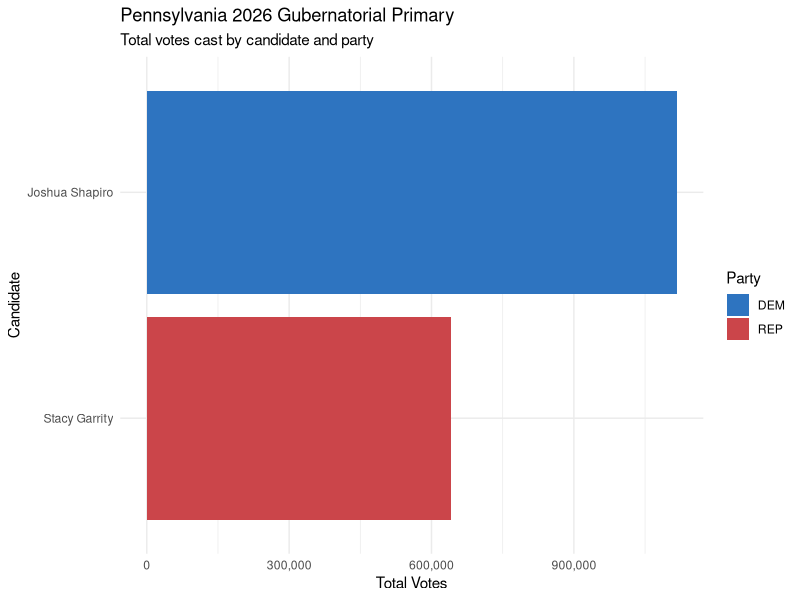
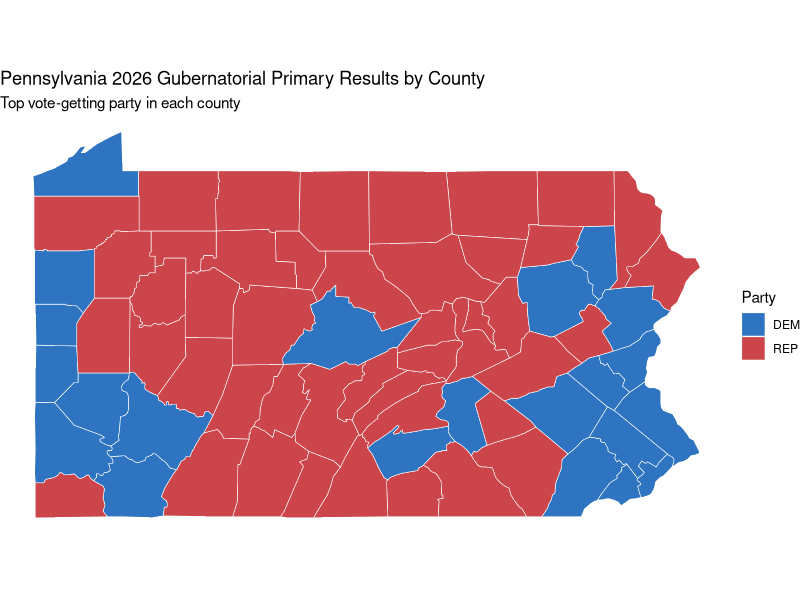

Generate these figures, in order, with R:
## ---- chunk 1
#| echo: false
#| message: false
#| warning: false
library(tidyverse)
library(maps)

# Read the Pennsylvania 2026 Governor results
results <- read_csv("pennsylvania_governor_2026.csv", show_col_types = FALSE)

# Plot total votes for the Governor race
results |>
  group_by(candidate, party) |>
  summarize(total_votes = sum(votes, na.rm = TRUE), .groups = "drop") |>
  ggplot(aes(x = reorder(candidate, total_votes), y = total_votes, fill = party)) +
  geom_col() +
  coord_flip() +
  scale_y_continuous(labels = scales::comma) +
  scale_fill_manual(values = c("DEM" = "#2E74C0", "REP" = "#CB454A")) +
  labs(
    title = "Pennsylvania 2026 Gubernatorial Primary",
    subtitle = "Total votes cast by candidate and party",
    x = "Candidate",
    y = "Total Votes",
    fill = "Party"
  ) +
  theme_minimal()
## ---- chunk 2
#| echo: false
#| message: false
#| warning: false

# Find winning candidate/party in each county
county_winners <- results |>
  group_by(county, candidate, party) |>
  summarize(votes = sum(votes, na.rm = TRUE), .groups = "drop") |>
  slice_max(votes, by = county) |>
  mutate(subregion = tolower(county))

# Join with Pennsylvania county boundaries
pa_map <- map_data("county") |>
  filter(region == "pennsylvania") |>
  left_join(county_winners, by = "subregion")

# Plot the county results map
ggplot(pa_map, aes(x = long, y = lat, group = group, fill = party)) +
  geom_polygon(color = "white", linewidth = 0.2) +
  coord_quickmap() +
  scale_fill_manual(values = c("DEM" = "#2E74C0", "REP" = "#CB454A")) +
  labs(
    title = "Pennsylvania 2026 Gubernatorial Primary Results by County",
    subtitle = "Top vote-getting party in each county",
    fill = "Party"
  ) +
  theme_void()
